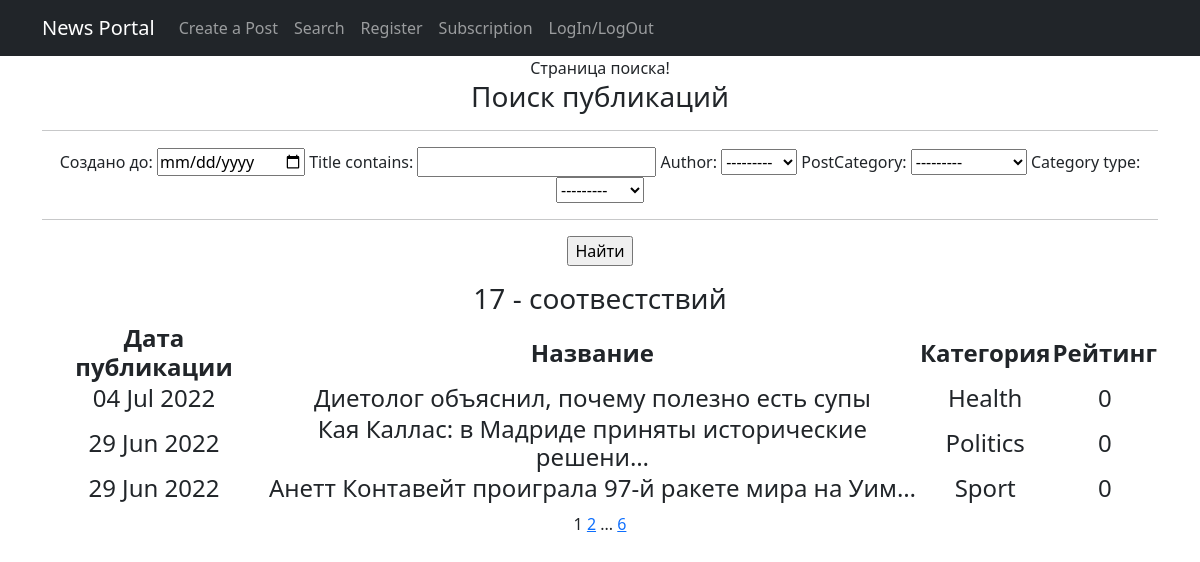
Page /posts/search/ on the earlier database version.
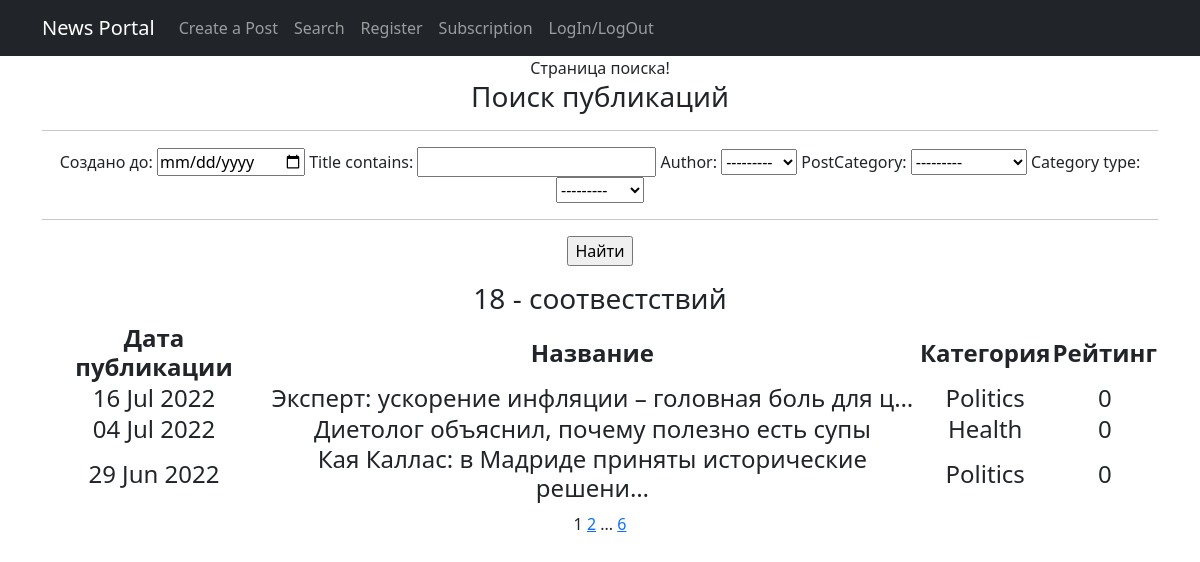
Same page on the later database version.
### NewsPortal/models.py (models this page shows, shortened)
class Post(models.Model):
    author = models.ForeignKey(Author, on_delete=models.CASCADE)    #публикация имеет связь один к многим, поскольку
    NEWS = 'NW'
    ARTICLE = 'AR'
    CATEGORY_CHOICES = (
        (NEWS, 'Новость'),
        (ARTICLE, 'Статья'),
    )
    category_type = models.CharField(max_length=2, choices=CATEGORY_CHOICES, default=ARTICLE)   #поле категории
    datecreation = models.DateTimeField(auto_now_add=True)  #выбираем свойство сохранения автоматического время создания
    postCategory = models.ManyToManyField(Category, through='PostCategory')     #связь многие к многим, поскольку
    title = models.CharField(max_length=128)    #ставим среднее колисетво символов для названия
    text = models.TextField()   #неограниченное количсество символов для самой новости или статьи
    rating = models.SmallIntegerField(default=0)    #рейтинг статьи по умолчанию 0

class Category(models.Model):
    name = models.CharField(max_length=64, unique=True) #название категории не будет длинным словом,поэтому ставим
    subscribers = models.ManyToManyField(User, through='CategorySubscribers')
    def __str__(self):
        return f'{self.name}'

### NewsPortal/views.py (the view)
# urls.py: path('search/', PostSearch.as_view(), name='post_search'),
class PostSearch(PostList):
    model = Post
    ordering = '-datecreation'
    template_name = 'post_search.html'
    context_object_name = 'posts_search'
    paginate_by = 3
    def get_filter(self):
        return PostFilter(self.request.GET, queryset=super().get_queryset())
    def get_queryset(self):
        return self.get_filter().qs
    def get_context_data(self, *args, **kwargs):
        return {**super().get_context_data(*args, **kwargs), 'filter': self.get_filter()}

### NewsPortal/models.py (called while the page is built)
    def __str__(self):
        return f'{self.authorUser}'

### NewsPortal/templatetags/custom_tags.py (called while the page is built)
@register.simple_tag(takes_context=True)    # сообщает Django, что для работы тега требуется передать контекст
def url_replace(context, **kwargs):
   d = context['request'].GET.copy()    #нам позволяет скопировать все параметры текущего запроса.
   for k, v in kwargs.items():
       d[k] = v
   return d.urlencode()

### NewsPortal/views.py (called while the page is built)
    def get_queryset(self):
        queryset = super().get_queryset()
        self.filterset = PostFilter(self.request.GET, queryset)
        return self.filterset.qs

    def get_context_data(self, **kwargs):
        context = super().get_context_data(**kwargs)
        context['news'] = 'posts'
        return context

### templates/post_search.html (shortened to what this page needs)
{% extends 'flatpages/default.html' %}
{% load cencor_filter%}
{%load custom_tags%}
{% block title %}
Страница поиска!
{% endblock title %}
{% block content %}
    <h3>Поиск публикаций</h3>
    <hr>
    <form method="GET">
        {{ filter.form }}
        <hr>
        <p><input type="submit" value="Найти"></p>
    </form>
    {% if filter.qs %}
        <h3>
            {% if filter.qs|length > 1 %}
                {{ filter.qs|length }} - соотвестствий
            {% elif filter.qs|length == 1 %}
                Только 1 соответствие найдено
            {% elif filter.qs|length == 0 %}
                Ничего не найдено!
            {% endif %}
        </h3>
        <h4>
        <table>
            <tr>
                <td><b>Дата публикации</b></td>
                <td><b>Название</b></td>
                <td><b>Категория</b></td>
                <td><b>Рейтинг</b></td>
             </tr>
            {% for post in posts_search %}
            <tr>
                <td>{{ post.datecreation|date:'d M Y' }}</td>
                <td>{{ post.title|truncatechars:50 }}</td>
                <td>{% for cat in post.postCategory.all %}
                         {{cat}}
                 {% endfor %}</td>
                <td>{{ post.rating }}</td>
            </tr>
            {% endfor %}
        </table>
        </h4>
    {% else %}
        <h2>Новостей нет!</h2>
    {% endif %}
    {{ page_obj.number }}
   {% if page_obj.has_next %}
       <a href="?{% url_replace page=page_obj.next_page_number %}">{{ page_obj.next_page_number }}</a>
       {% if paginator.num_pages != page_obj.next_page_number %}
           ...
           <a href="?{% url_replace page=page_obj.paginator.num_pages %}">{{ page_obj.paginator.num_pages }}</a>
       {% endif %}
   {% endif %}
{% endblock content %}

Differences in the rows shown:
no longer on this page (row unchanged): Post: datecreation "29 Jun 2022", title "Анетт Контавейт проиграла 97-й ракете мира на Уим…", rating "0"
no longer on this page (row unchanged): Category: name "Sport", shown under "29 Jun 2022"
added Post: datecreation "16 Jul 2022", title "Эксперт: ускорение инфляции – головная боль для ц…", rating "0", Category (name "Politics")
Other differences:
{{ filter.qs|length }}: "17" → "18"
